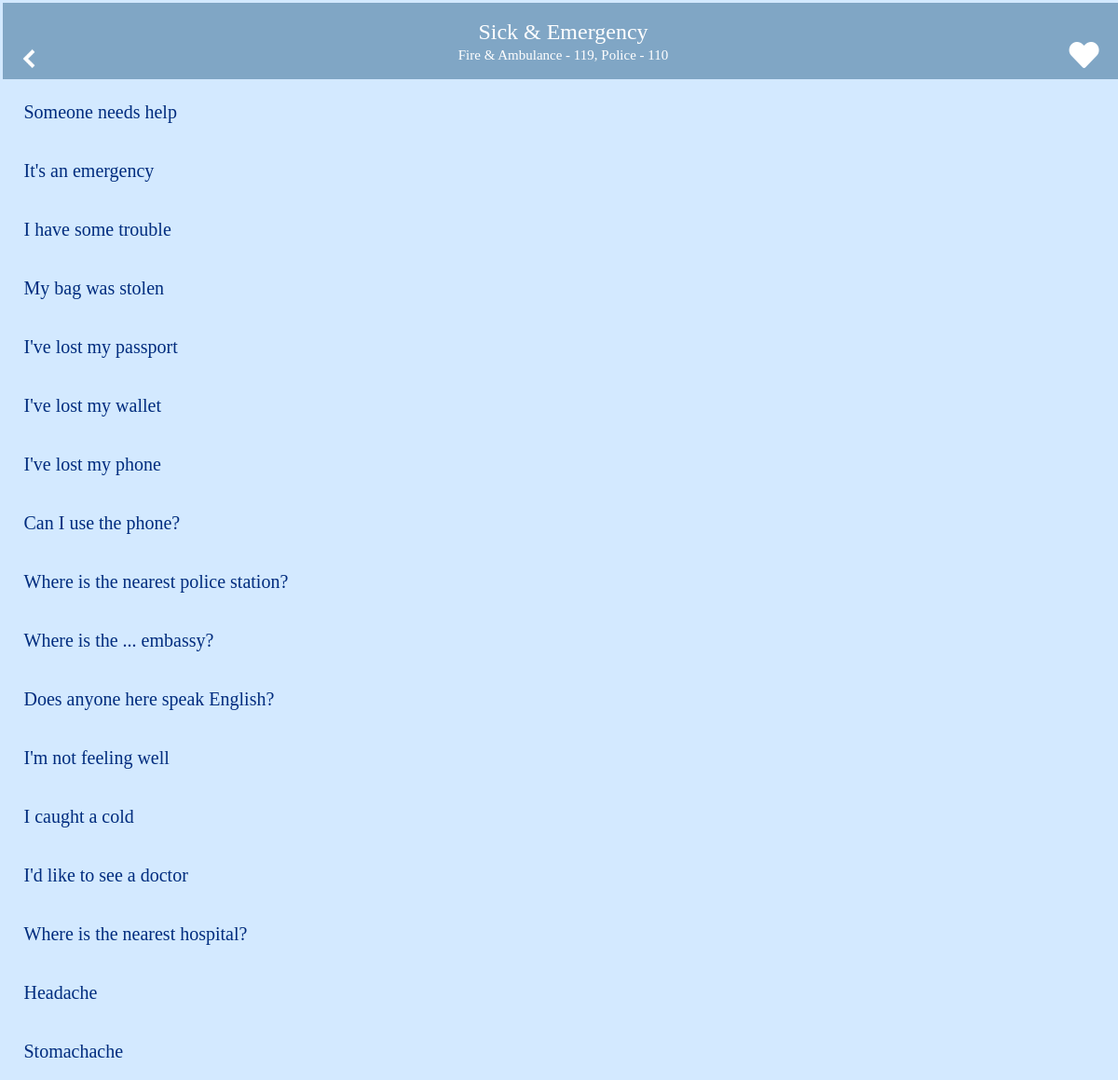
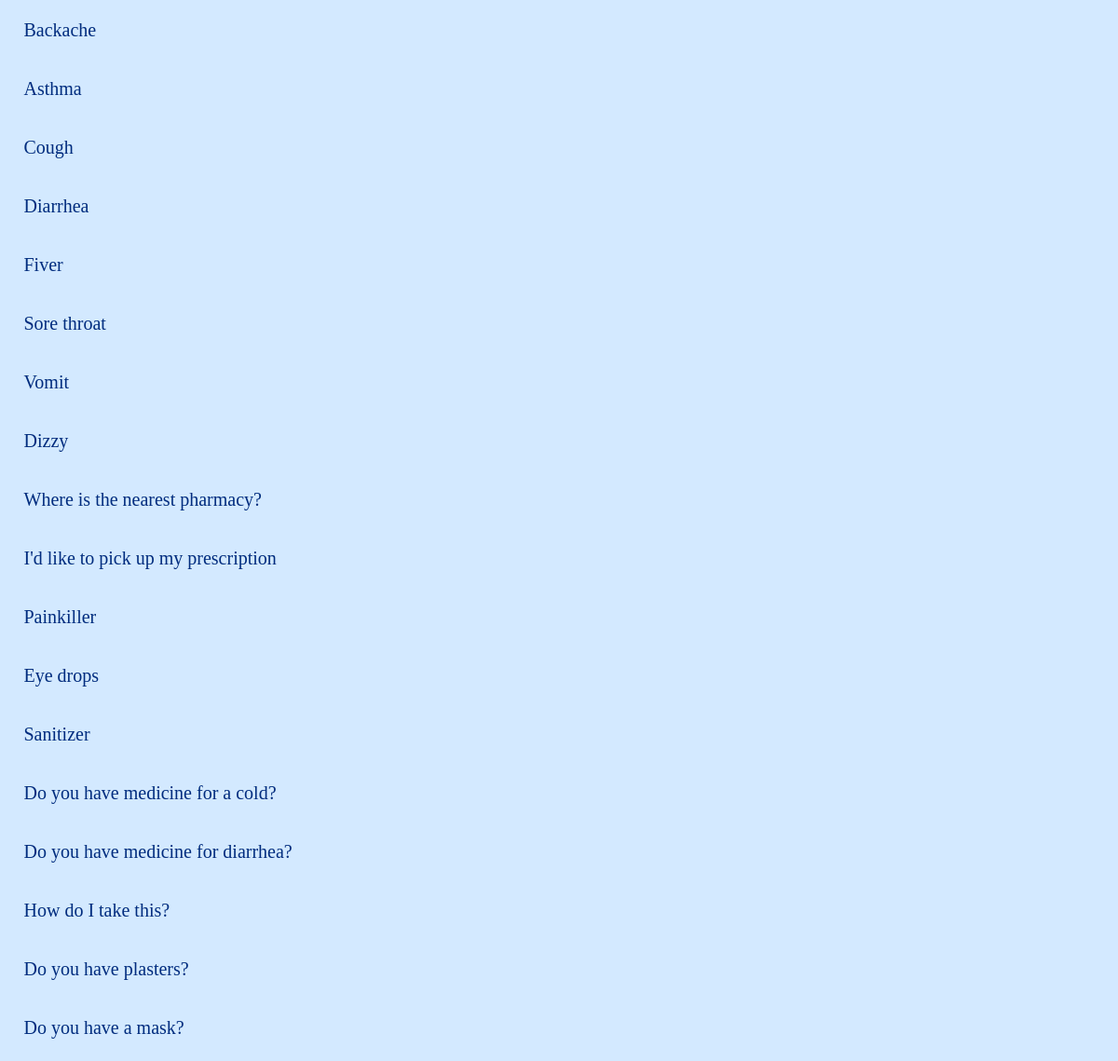
/scene_6, run on the app's committed database (2 pictures, top to bottom).
### tables this page shows
CREATE TABLE "sick_emergency" (
	"id"	INTEGER,
	"english"	TEXT,
	"japanese"	TEXT,
	"pronunciation"	TEXT,
	PRIMARY KEY("id" AUTOINCREMENT)
);

### app.py (the view)
@app.route("/scene_6")
def scene_6():
    conn = sqlite3.connect("scene_words.db")
    c = conn.cursor()
    word_info = []
    c.execute(
        'SELECT id, english, japanese, pronunciation from sick_emergency ORDER BY id')
    for row in c.fetchall():
        word_info.append(
            {"id": row[0], "english": row[1], "japanese": row[2], "pronunciation": row[3]})
    c.close()
    print(word_info)
    return render_template("scene_6.html", html_word_info=word_info)

### templates/scene_6.html (shortened to what this page needs)
{% extends 'scene_base.html' %} {% block content %}
<body>
  <header>
    <div class="header_container">
      <div class="title1">
        <h3 class="title_exception">Sick & Emergency</h3>
        <p class="sub_title">Fire & Ambulance - 119, Police - 110</p>
      </div>
      <div class="title2">
        <div class="like">
        <a href="/bookmark"><i id="like_icon" class="fas fa-heart fa-2x"></i></a>
        </div>
      </div>
      <div class="title3">
        <div class="back_icon">
          <a href="/"><img src="/static/img/back1.png"></a>
        </div>
      </div>
    </div>
  </header>
  <article>
    {% for item in html_word_info %}
    <ul class="menu">
      <li class="menu__item">
        <a class="menu__item__link js-menu__item__link" href="">{{item["english"]}}</a>
      </li>
    </ul>
    {% endfor %}
  </article>
</body>
{% endblock %}

### static/style_scene.css (style rules this page uses)
html, body, div, span, applet, object, iframe, h1, h2, h3, h4, h5, h6, p, blockquote, pre, a, abbr, acronym, address, big, cite, code, del, dfn, em, img, ins, kbd, q, s, samp, small, strike, strong, sub, sup, tt, var, b, u, i, center, dl, dt, dd, ol, ul, li, fieldset, form, label, legend, table, caption, tbody, tfoot, thead, tr, th, td, article, aside, canvas, details, embed, figure, figcaption, footer, header, hgroup, menu, nav, output, ruby, section, summary, time, mark, audio, video { margin: 0; padding: 1.5px; border: 0; font-size: 100%; font: inherit; vertical-align: baseline; }
article, aside, details, figcaption, figure, footer, header, hgroup, menu, nav, section { display: block; }
body { line-height: 1; }
ol, ul { list-style: none; }
html { overflow-y: scroll; }
header { background-color: #80A6C5; width: 100%; position: fixed; z-index: 99; text-align: center; }
header h3 { color: white; font-size: 24px; padding-top: 20px; }
article { margin-top: 84px; }
.back_icon { color: #fff; position: fixed; top: 50px; left: 16px; }
.back_icon a img { height: 20px; width: 20px; }
.menu__item { background: #d3e9ff; color: white; cursor: pointer; display: block; margin-bottom: 1px; position: relative; border-bottom-color: #22669e; }
.menu__item__link { color: rgb(0, 44, 126); display: block; padding: 18px; font-size: 20px; text-decoration: none; }
p { padding: 5px; }
h3.title_exception { padding-top: 14px; font-size: 24px; color: white; }
p.sub_title { padding: 5px; color: white; font-size: 15px; }
.like { color: #fff; position: fixed; top: 40px; right: 16px; }
#like_icon { color: #fff; }
body { background-color: #d3e9ff; }
.header_container { display: flex; height: 76px; justify-content: space-around; }
.title1 { order: 2; }
.title2 { order: 3; }

### data on the page
sick_emergency: english "Someone needs help"
sick_emergency: english "It's an emergency"
sick_emergency: english "I have some trouble"
sick_emergency: english "My bag was stolen"
sick_emergency: english "I've lost my passport"
sick_emergency: english "I've lost my wallet"
sick_emergency: english "I've lost my phone"
sick_emergency: english "Can I use the phone?"
sick_emergency: english "Where is the nearest police station?"
sick_emergency: english "Where is the ... embassy?"
sick_emergency: english "Does anyone here speak English?"
sick_emergency: english "I'm not feeling well"
sick_emergency: english "I caught a cold"
sick_emergency: english "I'd like to see a doctor"
sick_emergency: english "Where is the nearest hospital?"
sick_emergency: english "Headache"
sick_emergency: english "Stomachache"
sick_emergency: english "Backache"
sick_emergency: english "Asthma"
sick_emergency: english "Cough"
sick_emergency: english "Diarrhea"
sick_emergency: english "Fiver"
sick_emergency: english "Sore throat"
sick_emergency: english "Vomit"
sick_emergency: english "Dizzy"
sick_emergency: english "Where is the nearest pharmacy?"
sick_emergency: english "I'd like to pick up my prescription"
sick_emergency: english "Painkiller"
sick_emergency: english "Eye drops"
sick_emergency: english "Sanitizer"
sick_emergency: english "Do you have medicine for a cold?"
sick_emergency: english "Do you have medicine for diarrhea?"
sick_emergency: english "How do I take this?"
sick_emergency: english "Do you have plasters?"
sick_emergency: english "Do you have a mask?"
